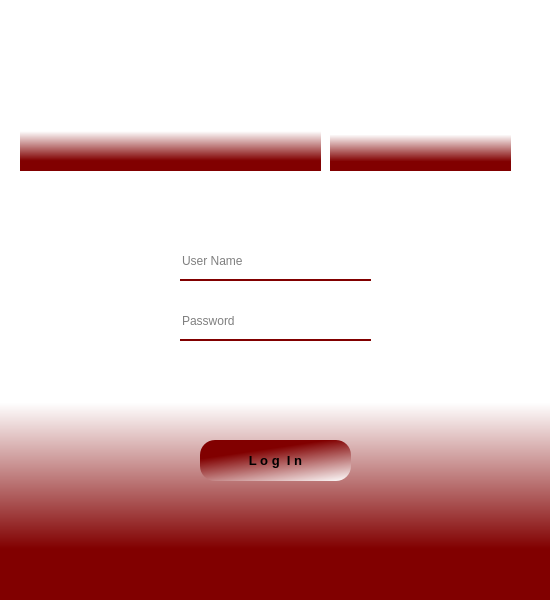
<?xml version="1.0" encoding="UTF-8"?>
<ui version="4.0">
 <class>LoginScreen</class>
 <widget class="QDialog" name="LoginScreen">
  <property name="geometry">
   <rect>
    <x>0</x>
    <y>0</y>
    <width>550</width>
    <height>600</height>
   </rect>
  </property>
  <property name="minimumSize">
   <size>
    <width>550</width>
    <height>600</height>
   </size>
  </property>
  <property name="maximumSize">
   <size>
    <width>550</width>
    <height>600</height>
   </size>
  </property>
  <property name="windowTitle">
   <string>Login</string>
  </property>
  <widget class="QWidget" name="widget" native="true">
   <property name="geometry">
    <rect>
     <x>0</x>
     <y>0</y>
     <width>550</width>
     <height>600</height>
    </rect>
   </property>
   <property name="minimumSize">
    <size>
     <width>550</width>
     <height>600</height>
    </size>
   </property>
   <property name="maximumSize">
    <size>
     <width>550</width>
     <height>600</height>
    </size>
   </property>
   <property name="styleSheet">
    <string notr="true">background-color: qlineargradient(spread:pad, x1:0.489, y1:0.915, x2:0.489045, y2:0.671, stop:0 rgba(129, 0, 0, 255), stop:1 rgba(255, 255, 255, 255));</string>
   </property>
   <widget class="QLabel" name="label_2">
    <property name="geometry">
     <rect>
      <x>20</x>
      <y>50</y>
      <width>301</width>
      <height>121</height>
     </rect>
    </property>
    <property name="styleSheet">
     <string notr="true"/>
    </property>
    <property name="text">
     <string/>
    </property>
    <property name="pixmap">
     <pixmap>img/YASARTLogo.jpg</pixmap>
    </property>
    <property name="scaledContents">
     <bool>true</bool>
    </property>
   </widget>
   <widget class="QLabel" name="label">
    <property name="geometry">
     <rect>
      <x>330</x>
      <y>60</y>
      <width>181</width>
      <height>111</height>
     </rect>
    </property>
    <property name="styleSheet">
     <string notr="true"/>
    </property>
    <property name="text">
     <string/>
    </property>
    <property name="pixmap">
     <pixmap>img/PEAELogo.jpg</pixmap>
    </property>
    <property name="scaledContents">
     <bool>true</bool>
    </property>
   </widget>
   <widget class="QLineEdit" name="UserName">
    <property name="geometry">
     <rect>
      <x>180</x>
      <y>250</y>
      <width>191</width>
      <height>31</height>
     </rect>
    </property>
    <property name="styleSheet">
     <string notr="true">background-color: rgba(0, 0, 0, 0);
border: none;
font: 10pt &quot;MS Shell Dlg 2&quot;;
border-bottom: 2px solid rgba(129, 0, 0,255);
padding-bottom: 7px</string>
    </property>
    <property name="placeholderText">
     <string>User Name</string>
    </property>
    <property name="clearButtonEnabled">
     <bool>true</bool>
    </property>
   </widget>
   <widget class="QLineEdit" name="Password">
    <property name="geometry">
     <rect>
      <x>180</x>
      <y>310</y>
      <width>191</width>
      <height>31</height>
     </rect>
    </property>
    <property name="styleSheet">
     <string notr="true">background-color: rgba(0, 0, 0, 0);
border: none;
font: 10pt &quot;MS Shell Dlg 2&quot;;
border-bottom: 2px solid rgba(129, 0, 0,255);
padding-bottom: 7px</string>
    </property>
    <property name="echoMode">
     <enum>QLineEdit::Password</enum>
    </property>
    <property name="placeholderText">
     <string>Password</string>
    </property>
    <property name="clearButtonEnabled">
     <bool>true</bool>
    </property>
   </widget>
   <widget class="QLabel" name="LoggedInLabel">
    <property name="geometry">
     <rect>
      <x>130</x>
      <y>360</y>
      <width>301</width>
      <height>31</height>
     </rect>
    </property>
    <property name="styleSheet">
     <string notr="true">font: 10pt &quot;MS Shell Dlg 2&quot;;
background-color: rgba(0, 0, 0, 0);</string>
    </property>
    <property name="text">
     <string/>
    </property>
    <property name="alignment">
     <set>Qt::AlignCenter</set>
    </property>
   </widget>
   <widget class="QPushButton" name="LoginButton">
    <property name="geometry">
     <rect>
      <x>200</x>
      <y>440</y>
      <width>151</width>
      <height>41</height>
     </rect>
    </property>
    <property name="font">
     <font>
      <pointsize>10</pointsize>
      <weight>75</weight>
      <bold>true</bold>
     </font>
    </property>
    <property name="cursor">
     <cursorShape>PointingHandCursor</cursorShape>
    </property>
    <property name="styleSheet">
     <string notr="true">QPushButton#LoginButton{
background-color: qlineargradient(spread:pad, x1:0.545818, y1:0.164, x2:1, y2:1, stop:0 rgba(129, 0, 0, 255), stop:1 rgba(255, 255, 255, 255));
border-radius: 15px;
}
QPushButton#LoginButton:hover{
background-color: qlineargradient(spread:pad, x1:0, y1:0, x2:1, y2:1, stop:0 rgba(129, 0, 0, 255), stop:1 rgba(255, 255, 255, 255));
}
QPushButton#LoginButton:pressed{
padding-left:2px;
padding-top:3px;
}</string>
    </property>
    <property name="text">
     <string>L o g  I n</string>
    </property>
   </widget>
  </widget>
 </widget>
 <resources>
  <include location="img/PEAELogo.qrc"/>
  <include location="img/YASARTLogo.qrc"/>
 </resources>
 <connections/>
</ui>
